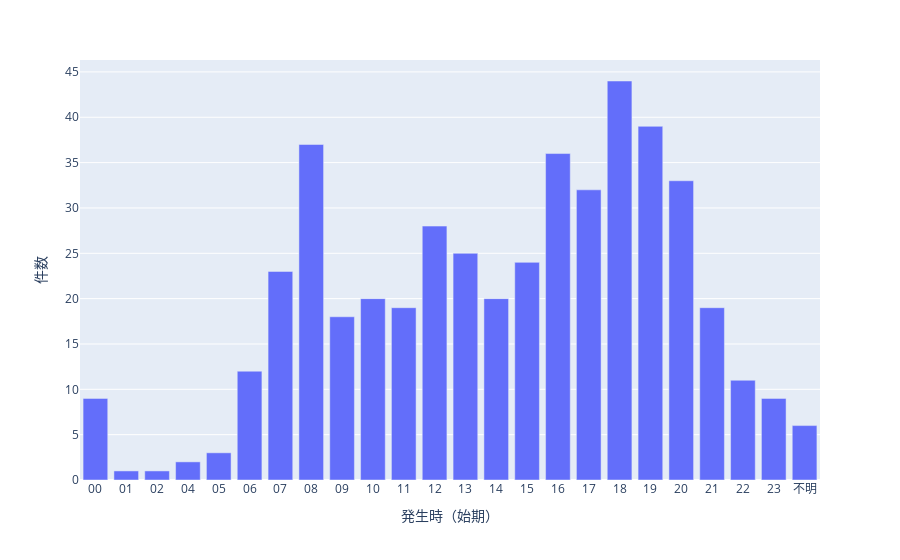

Write notebook code for a chart like this one.
### Markdown cell above
ありゃ？順番が件数の多い順になってる。実はx軸のオプションっていっぱいあるんだ！その中の一つでカテゴリーの順番を設定できる。

https://plotly.com/python/categorical-axes/

### Code cell
fig = px.bar(time,
            x='発生時（始期）',
            y='件数'
            )
fig.update_xaxes(categoryorder='category ascending')
fig.show()

### Figure 1 — Plotly figure (JSON) as saved in the notebook; plotly's stock layout.template omitted (floating-point values rounded to 4 significant figures)
{"data": [{"alignmentgroup": "True", "hovertemplate": "発生時（始期）=%{x}<br>件数=%{y}<extra></extra>", "legendgroup": "", "marker": {"color": "#636efa", "pattern": {"shape": ""}}, "name": "", "offsetgroup": "", "orientation": "v", "showlegend": false, "textposition": "auto", "type": "bar", "x": ["18", "19", "08", "16", "20", "17", "12", "13", "15", "07", "14", "10", "21", "11", "09", "06", "22", "00", "23", "不明", "05", "04", "02", "01"], "xaxis": "x", "y": [44, 39, 37, 36, 33, 32, 28, 25, 24, 23, 20, 20, 19, 19, 18, 12, 11, 9, 9, 6, 3, 2, 1, 1], "yaxis": "y"}], "layout": {"barmode": "relative", "legend": {"tracegroupgap": 0}, "margin": {"t": 60}, "xaxis": {"anchor": "y", "categoryorder": "category ascending", "domain": [0, 1], "title": {"text": "発生時（始期）"}}, "yaxis": {"anchor": "x", "domain": [0, 1], "title": {"text": "件数"}}}}
